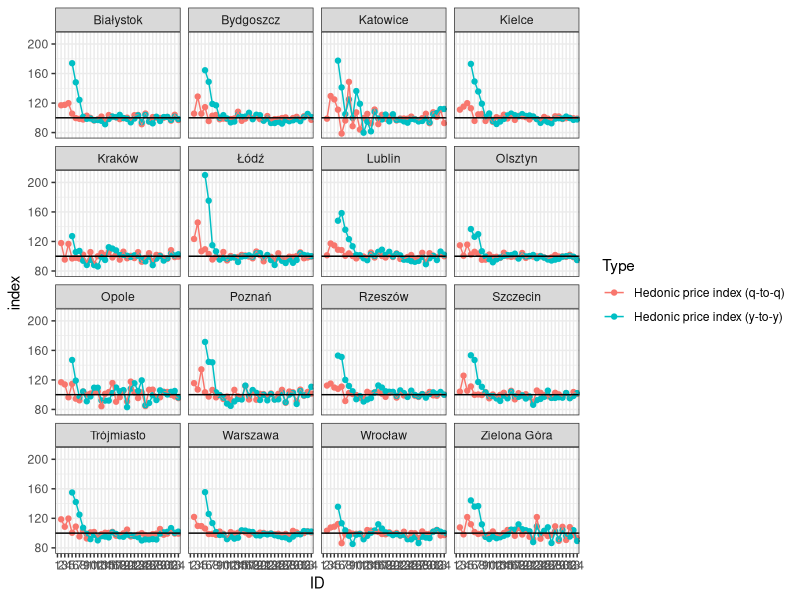

This figure's R source: (Note: this script raises an error after producing the figure.)
## hedonic regression
library(dplyr)
library(lubridate)
library(readxl)
library(ggplot2)
library(readr)
library(tidyr)

sheets <- excel_sheets('REMA/datasets/ceny_mieszkan.xls')
indicators <- read_excel('REMA/datasets/ceny_mieszkan.xls',
                         sheet = 'indexes')
prices <- read_excel('REMA/datasets/ceny_mieszkan.xls',
                     sheet = 'prices')

save(indicators,prices,file='REMA/datasets/nbp_data.rda')

warsaw <- read_csv(file = 'REMA/datasets/apartments_warsaw.csv')


# simple vis of hedonic index ----------------------------------

ind <- indicators %>%
  gather(city,index,-Quarter,-Type) %>%
  group_by(Type,city) %>%
  mutate(ID = row_number(),
         ID = as.factor(ID))


ggplot(data = ind,
       aes(x = ID,
           y = index,
           colour = Type,
           group = Type)) +
  geom_point() +
  geom_line() +
  facet_wrap(~city) +
  geom_hline(yintercept=100) +
  theme_bw()

# our calculations

### regression
reg <- warsaw %>%
  mutate(ymd = ymd(paste0(year,'/',month,'/01')),
         quarter = quarter(ymd,with_year=T)) %>%
  group_by(quarter) %>%
  do(models = lm(
    log(offer.price) ~ log(surface) + district + n.rooms + floor + 
      construction.date + type,data = .
    ))

### fitted values
d <- reg %>%
  do(m = mean(fitted(.$models),na.rm=T),
     med = median(fitted(.$models)),
     n = length(fitted(.$models)))

### hedonic index
d$m %>%
  unlist() %>%
  exp() %>%
  data.frame(hedonic_price = .) %>%
  as_data_frame() %>%
  mutate(ind = lag(hedonic_price,k=1),
         index = hedonic_price/ind*100,
         yearly_index = hedonic_price/474732.3*100,
         n = unlist(d$n))






